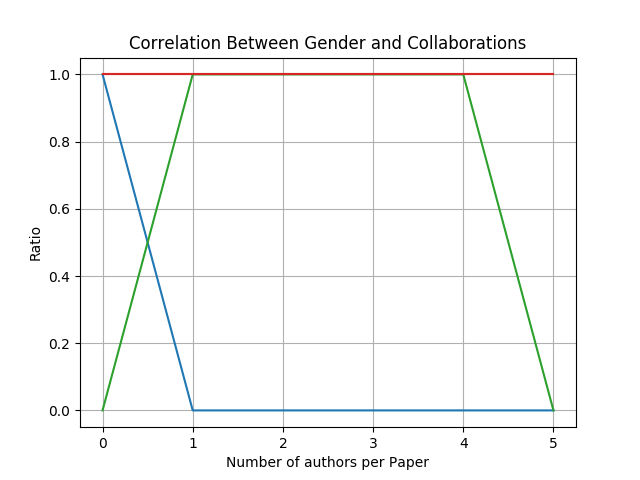

Reproduce this figure in Python.
import matplotlib
import matplotlib.pyplot as plt
import numpy as np

# Data for plotting
input = [[1,1,0,1],[0,1,1,1],[0,1,1,1], [0,1,1,1], [0,1,1,1], [0,1,0,1]]
for x in input:
	print len(x)


t = np.arange(0, 6)
s = [[1,1,0,1],[0,1,1,1],[0,1,1,1], [0,1,1,1], [0,1,1,1], [0,1,0,1]]
# p = np.arange(0, 6)

fig, w = plt.subplots()
w.plot(t, s) #x,y



w.set(xlabel='Number of authors per Paper', ylabel='Ratio',
       title='Correlation Between Gender and Collaborations')
w.grid()

fig.savefig("plot.png")
plt.show()
